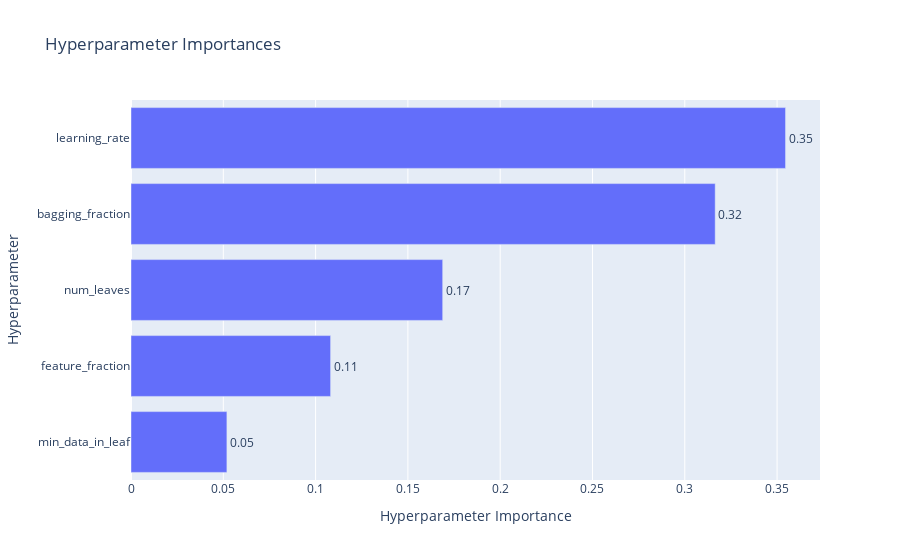

The notebook cell this image was saved under:
### Code cell
plot_param_importances(study)

### Figure 1 — Plotly figure (JSON) as saved in the notebook; plotly's stock layout.template omitted (floating-point values rounded to 4 significant figures)
{"data": [{"cliponaxis": false, "hovertemplate": ["min_data_in_leaf (IntDistribution): 0.051949058555483686<extra></extra>", "feature_fraction (FloatDistribution): 0.10813357313537826<extra></extra>", "num_leaves (IntDistribution): 0.16885098085865968<extra></extra>", "bagging_fraction (FloatDistribution): 0.3164811598194495<extra></extra>", "learning_rate (FloatDistribution): 0.3545852276310289<extra></extra>"], "name": "Objective Value", "orientation": "h", "text": ["0.05", "0.11", "0.17", "0.32", "0.35"], "textposition": "outside", "type": "bar", "x": [0.05195, 0.1081, 0.1689, 0.3165, 0.3546], "y": ["min_data_in_leaf", "feature_fraction", "num_leaves", "bagging_fraction", "learning_rate"]}], "layout": {"title": {"text": "Hyperparameter Importances"}, "xaxis": {"title": {"text": "Hyperparameter Importance"}}, "yaxis": {"title": {"text": "Hyperparameter"}}}}
